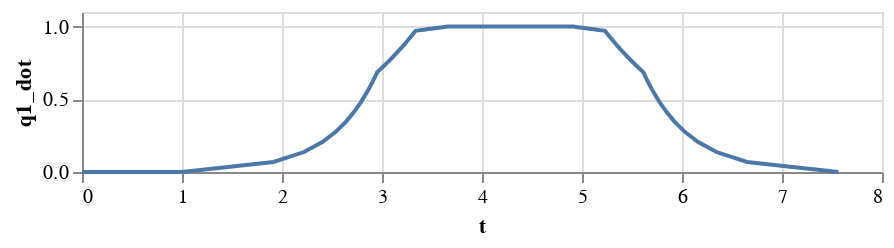

The notebook cell saved with this chart:
### Code cell
data = dataframe(q_dot_traj, q_dot_traj.get_segment_times(), ['q1_dot','q2_dot', 'q3_dot', 'q4_dot', 'q5_dot', 'q6_dot', 'q7_dot'])
alt.vconcat(alt.Chart(data).mark_line().encode(x='t', y='q1_dot').properties(height=80),)

### Figure 1 — Vega-Lite specification as saved in the notebook (floating-point values rounded to 4 significant figures)
{"config": {"view": {"continuousWidth": 400, "continuousHeight": 300}}, "vconcat": [{"mark": "line", "encoding": {"x": {"field": "t", "type": "quantitative"}, "y": {"field": "q1_dot", "type": "quantitative"}}, "height": 80}], "data": {"name": "data-120e2d0ddbd2c3fb5bf874a5c2e1b98b"}, "$schema": "https://vega.github.io/schema/vega-lite/v4.17.0.json", "datasets": {"data-120e2d0ddbd2c3fb5bf874a5c2e1b98b": [{"t": 0.0, "q1_dot": 0.0, "q2_dot": 0.0, "q3_dot": 0.0, "q4_dot": 0.0, "q5_dot": 0.0, "q6_dot": 0.0, "q7_dot": 0.0}, {"t": 1.0, "q1_dot": 0.0, "q2_dot": 0.0, "q3_dot": 0.0, "q4_dot": 0.0, "q5_dot": 0.0, "q6_dot": 0.0, "q7_dot": 0.0}, {"t": 1.915, "q1_dot": 0.06865, "q2_dot": 0.0, "q3_dot": 0.0, "q4_dot": 0.0, "q5_dot": 0.0, "q6_dot": 0.0, "q7_dot": 0.0}, {"t": 2.22, "q1_dot": 0.1373, "q2_dot": 0.0, "q3_dot": 0.0, "q4_dot": 0.0, "q5_dot": 0.0, "q6_dot": 0.0, "q7_dot": 0.0}, {"t": 2.403, "q1_dot": 0.2059, "q2_dot": 0.0, "q3_dot": 0.0, "q4_dot": 0.0, "q5_dot": 0.0, "q6_dot": 0.0, "q7_dot": 0.0}, {"t": 2.534, "q1_dot": 0.2746, "q2_dot": 0.0, "q3_dot": 0.0, "q4_dot": 0.0, "q5_dot": 0.0, "q6_dot": 0.0, "q7_dot": 0.0}, {"t": 2.636, "q1_dot": 0.3432, "q2_dot": 0.0, "q3_dot": 0.0, "q4_dot": 0.0, "q5_dot": 0.0, "q6_dot": 0.0, "q7_dot": 0.0}, {"t": 2.719, "q1_dot": 0.4119, "q2_dot": 0.0, "q3_dot": 0.0, "q4_dot": 0.0, "q5_dot": 0.0, "q6_dot": 0.0, "q7_dot": 0.0}, {"t": 2.79, "q1_dot": 0.4805, "q2_dot": 0.0, "q3_dot": 0.0, "q4_dot": 0.0, "q5_dot": 0.0, "q6_dot": 0.0, "q7_dot": 0.0}, {"t": 2.851, "q1_dot": 0.5492, "q2_dot": 0.0, "q3_dot": 0.0, "q4_dot": 0.0, "q5_dot": 0.0, "q6_dot": 0.0, "q7_dot": 0.0}, {"t": 2.904, "q1_dot": 0.6178, "q2_dot": 0.0, "q3_dot": 0.0, "q4_dot": 0.0, "q5_dot": 0.0, "q6_dot": 0.0, "q7_dot": 0.0}, {"t": 2.953, "q1_dot": 0.6865, "q2_dot": 0.0, "q3_dot": 0.0, "q4_dot": 0.0, "q5_dot": 0.0, "q6_dot": 0.0, "q7_dot": 0.0}, {"t": 2.997, "q1_dot": 0.7149, "q2_dot": 0.0, "q3_dot": 0.0, "q4_dot": 0.0, "q5_dot": 0.0, "q6_dot": 0.0, "q7_dot": 0.0}, {"t": 3.04, "q1_dot": 0.7433, "q2_dot": 0.0, "q3_dot": 0.0, "q4_dot": 0.0, "q5_dot": 0.0, "q6_dot": 0.0, "q7_dot": 0.0}, {"t": 3.082, "q1_dot": 0.7718, "q2_dot": 0.0, "q3_dot": 0.0, "q4_dot": 0.0, "q5_dot": 0.0, "q6_dot": 0.0, "q7_dot": 0.0}, {"t": 3.122, "q1_dot": 0.8002, "q2_dot": 0.0, "q3_dot": 0.0, "q4_dot": 0.0, "q5_dot": 0.0, "q6_dot": 0.0, "q7_dot": 0.0}, {"t": 3.16, "q1_dot": 0.8286, "q2_dot": 0.0, "q3_dot": 0.0, "q4_dot": 0.0, "q5_dot": 0.0, "q6_dot": 0.0, "q7_dot": 0.0}, {"t": 3.198, "q1_dot": 0.8571, "q2_dot": 0.0, "q3_dot": 0.0, "q4_dot": 0.0, "q5_dot": 0.0, "q6_dot": 0.0, "q7_dot": 0.0}, {"t": 3.234, "q1_dot": 0.8855, "q2_dot": 0.0, "q3_dot": 0.0, "q4_dot": 0.0, "q5_dot": 0.0, "q6_dot": 0.0, "q7_dot": 0.0}, {"t": 3.269, "q1_dot": 0.9139, "q2_dot": 0.0, "q3_dot": 0.0, "q4_dot": 0.0, "q5_dot": 0.0, "q6_dot": 0.0, "q7_dot": 0.0}, {"t": 3.303, "q1_dot": 0.9424, "q2_dot": 0.0, "q3_dot": 0.0, "q4_dot": 0.0, "q5_dot": 0.0, "q6_dot": 0.0, "q7_dot": 0.0}, {"t": 3.335, "q1_dot": 0.9708, "q2_dot": 0.0, "q3_dot": 0.0, "q4_dot": 0.0, "q5_dot": 0.0, "q6_dot": 0.0, "q7_dot": 0.0}, {"t": 3.368, "q1_dot": 0.9737, "q2_dot": 0.0, "q3_dot": 0.0, "q4_dot": 0.0, "q5_dot": 0.0, "q6_dot": 0.0, "q7_dot": 0.0}, {"t": 3.4, "q1_dot": 0.9767, "q2_dot": 0.0, "q3_dot": 0.0, "q4_dot": 0.0, "q5_dot": 0.0, "q6_dot": 0.0, "q7_dot": 0.0}, {"t": 3.432, "q1_dot": 0.9796, "q2_dot": 0.0, "q3_dot": 0.0, "q4_dot": 0.0, "q5_dot": 0.0, "q6_dot": 0.0, "q7_dot": 0.0}, {"t": 3.464, "q1_dot": 0.9825, "q2_dot": 0.0, "q3_dot": 0.0, "q4_dot": 0.0, "q5_dot": 0.0, "q6_dot": 0.0, "q7_dot": 0.0}, {"t": 3.496, "q1_dot": 0.9854, "q2_dot": 0.0, "q3_dot": 0.0, "q4_dot": 0.0, "q5_dot": 0.0, "q6_dot": 0.0, "q7_dot": 0.0}, {"t": 3.528, "q1_dot": 0.9883, "q2_dot": 0.0, "q3_dot": 0.0, "q4_dot": 0.0, "q5_dot": 0.0, "q6_dot": 0.0, "q7_dot": 0.0}, {"t": 3.56, "q1_dot": 0.9912, "q2_dot": 0.0, "q3_dot": 0.0, "q4_dot": 0.0, "q5_dot": 0.0, "q6_dot": 0.0, "q7_dot": 0.0}, {"t": 3.591, "q1_dot": 0.9942, "q2_dot": 0.0, "q3_dot": 0.0, "q4_dot": 0.0, "q5_dot": 0.0, "q6_dot": 0.0, "q7_dot": 0.0}, {"t": 3.623, "q1_dot": 0.9971, "q2_dot": 0.0, "q3_dot": 0.0, "q4_dot": 0.0, "q5_dot": 0.0, "q6_dot": 0.0, "q7_dot": 0.0}, {"t": 3.654, "q1_dot": 1.0, "q2_dot": 0.0, "q3_dot": 0.0, "q4_dot": 0.0, "q5_dot": 0.0, "q6_dot": 0.0, "q7_dot": 0.0}, {"t": 3.686, "q1_dot": 1.0, "q2_dot": 0.0, "q3_dot": 0.0, "q4_dot": 0.0, "q5_dot": 0.0, "q6_dot": 0.0, "q7_dot": 0.0}, {"t": 3.717, "q1_dot": 1.0, "q2_dot": 0.0, "q3_dot": 0.0, "q4_dot": 0.0, "q5_dot": 0.0, "q6_dot": 0.0, "q7_dot": 0.0}, {"t": 3.749, "q1_dot": 1.0, "q2_dot": 0.0, "q3_dot": 0.0, "q4_dot": 0.0, "q5_dot": 0.0, "q6_dot": 0.0, "q7_dot": 0.0}, {"t": 3.78, "q1_dot": 1.0, "q2_dot": 0.0, "q3_dot": 0.0, "q4_dot": 0.0, "q5_dot": 0.0, "q6_dot": 0.0, "q7_dot": 0.0}, {"t": 3.811, "q1_dot": 1.0, "q2_dot": 0.0, "q3_dot": 0.0, "q4_dot": 0.0, "q5_dot": 0.0, "q6_dot": 0.0, "q7_dot": 0.0}, {"t": 3.843, "q1_dot": 1.0, "q2_dot": 0.0, "q3_dot": 0.0, "q4_dot": 0.0, "q5_dot": 0.0, "q6_dot": 0.0, "q7_dot": 0.0}, {"t": 3.874, "q1_dot": 1.0, "q2_dot": 0.0, "q3_dot": 0.0, "q4_dot": 0.0, "q5_dot": 0.0, "q6_dot": 0.0, "q7_dot": 0.0}, {"t": 3.906, "q1_dot": 1.0, "q2_dot": 0.0, "q3_dot": 0.0, "q4_dot": 0.0, "q5_dot": 0.0, "q6_dot": 0.0, "q7_dot": 0.0}, {"t": 3.937, "q1_dot": 1.0, "q2_dot": 0.0, "q3_dot": 0.0, "q4_dot": 0.0, "q5_dot": 0.0, "q6_dot": 0.0, "q7_dot": 0.0}, {"t": 3.968, "q1_dot": 1.0, "q2_dot": 0.0, "q3_dot": 0.0, "q4_dot": 0.0, "q5_dot": 0.0, "q6_dot": 0.0, "q7_dot": 0.0}, {"t": 4.0, "q1_dot": 1.0, "q2_dot": 0.0, "q3_dot": 0.0, "q4_dot": 0.0, "q5_dot": 0.0, "q6_dot": 0.0, "q7_dot": 0.0}, {"t": 4.031, "q1_dot": 1.0, "q2_dot": 0.0, "q3_dot": 0.0, "q4_dot": 0.0, "q5_dot": 0.0, "q6_dot": 0.0, "q7_dot": 0.0}, {"t": 4.063, "q1_dot": 1.0, "q2_dot": 0.0, "q3_dot": 0.0, "q4_dot": 0.0, "q5_dot": 0.0, "q6_dot": 0.0, "q7_dot": 0.0}, {"t": 4.094, "q1_dot": 1.0, "q2_dot": 0.0, "q3_dot": 0.0, "q4_dot": 0.0, "q5_dot": 0.0, "q6_dot": 0.0, "q7_dot": 0.0}, {"t": 4.125, "q1_dot": 1.0, "q2_dot": 0.0, "q3_dot": 0.0, "q4_dot": 0.0, "q5_dot": 0.0, "q6_dot": 0.0, "q7_dot": 0.0}, {"t": 4.157, "q1_dot": 1.0, "q2_dot": 0.0, "q3_dot": 0.0, "q4_dot": 0.0, "q5_dot": 0.0, "q6_dot": 0.0, "q7_dot": 0.0}, {"t": 4.188, "q1_dot": 1.0, "q2_dot": 0.0, "q3_dot": 0.0, "q4_dot": 0.0, "q5_dot": 0.0, "q6_dot": 0.0, "q7_dot": 0.0}, {"t": 4.22, "q1_dot": 1.0, "q2_dot": 0.0, "q3_dot": 0.0, "q4_dot": 0.0, "q5_dot": 0.0, "q6_dot": 0.0, "q7_dot": 0.0}, {"t": 4.251, "q1_dot": 1.0, "q2_dot": 0.0, "q3_dot": 0.0, "q4_dot": 0.0, "q5_dot": 0.0, "q6_dot": 0.0, "q7_dot": 0.0}, {"t": 4.283, "q1_dot": 1.0, "q2_dot": 0.0, "q3_dot": 0.0, "q4_dot": 0.0, "q5_dot": 0.0, "q6_dot": 0.0, "q7_dot": 0.0}, {"t": 4.314, "q1_dot": 1.0, "q2_dot": 0.0, "q3_dot": 0.0, "q4_dot": 0.0, "q5_dot": 0.0, "q6_dot": 0.0, "q7_dot": 0.0}, {"t": 4.345, "q1_dot": 1.0, "q2_dot": 0.0, "q3_dot": 0.0, "q4_dot": 0.0, "q5_dot": 0.0, "q6_dot": 0.0, "q7_dot": 0.0}, {"t": 4.377, "q1_dot": 1.0, "q2_dot": 0.0, "q3_dot": 0.0, "q4_dot": 0.0, "q5_dot": 0.0, "q6_dot": 0.0, "q7_dot": 0.0}, {"t": 4.408, "q1_dot": 1.0, "q2_dot": 0.0, "q3_dot": 0.0, "q4_dot": 0.0, "q5_dot": 0.0, "q6_dot": 0.0, "q7_dot": 0.0}, {"t": 4.44, "q1_dot": 1.0, "q2_dot": 0.0, "q3_dot": 0.0, "q4_dot": 0.0, "q5_dot": 0.0, "q6_dot": 0.0, "q7_dot": 0.0}, {"t": 4.471, "q1_dot": 1.0, "q2_dot": 0.0, "q3_dot": 0.0, "q4_dot": 0.0, "q5_dot": 0.0, "q6_dot": 0.0, "q7_dot": 0.0}, {"t": 4.502, "q1_dot": 1.0, "q2_dot": 0.0, "q3_dot": 0.0, "q4_dot": 0.0, "q5_dot": 0.0, "q6_dot": 0.0, "q7_dot": 0.0}, {"t": 4.534, "q1_dot": 1.0, "q2_dot": 0.0, "q3_dot": 0.0, "q4_dot": 0.0, "q5_dot": 0.0, "q6_dot": 0.0, "q7_dot": 0.0}, {"t": 4.565, "q1_dot": 1.0, "q2_dot": 0.0, "q3_dot": 0.0, "q4_dot": 0.0, "q5_dot": 0.0, "q6_dot": 0.0, "q7_dot": 0.0}, {"t": 4.597, "q1_dot": 1.0, "q2_dot": 0.0, "q3_dot": 0.0, "q4_dot": 0.0, "q5_dot": 0.0, "q6_dot": 0.0, "q7_dot": 0.0}, {"t": 4.628, "q1_dot": 1.0, "q2_dot": 0.0, "q3_dot": 0.0, "q4_dot": 0.0, "q5_dot": 0.0, "q6_dot": 0.0, "q7_dot": 0.0}, {"t": 4.66, "q1_dot": 1.0, "q2_dot": 0.0, "q3_dot": 0.0, "q4_dot": 0.0, "q5_dot": 0.0, "q6_dot": 0.0, "q7_dot": 0.0}, {"t": 4.691, "q1_dot": 1.0, "q2_dot": 0.0, "q3_dot": 0.0, "q4_dot": 0.0, "q5_dot": 0.0, "q6_dot": 0.0, "q7_dot": 0.0}, {"t": 4.722, "q1_dot": 1.0, "q2_dot": 0.0, "q3_dot": 0.0, "q4_dot": 0.0, "q5_dot": 0.0, "q6_dot": 0.0, "q7_dot": 0.0}, {"t": 4.754, "q1_dot": 1.0, "q2_dot": 0.0, "q3_dot": 0.0, "q4_dot": 0.0, "q5_dot": 0.0, "q6_dot": 0.0, "q7_dot": 0.0}, {"t": 4.785, "q1_dot": 1.0, "q2_dot": 0.0, "q3_dot": 0.0, "q4_dot": 0.0, "q5_dot": 0.0, "q6_dot": 0.0, "q7_dot": 0.0}, {"t": 4.817, "q1_dot": 1.0, "q2_dot": 0.0, "q3_dot": 0.0, "q4_dot": 0.0, "q5_dot": 0.0, "q6_dot": 0.0, "q7_dot": 0.0}, {"t": 4.848, "q1_dot": 1.0, "q2_dot": 0.0, "q3_dot": 0.0, "q4_dot": 0.0, "q5_dot": 0.0, "q6_dot": 0.0, "q7_dot": 0.0}, {"t": 4.879, "q1_dot": 1.0, "q2_dot": 0.0, "q3_dot": 0.0, "q4_dot": 0.0, "q5_dot": 0.0, "q6_dot": 0.0, "q7_dot": 0.0}, {"t": 4.911, "q1_dot": 1.0, "q2_dot": 0.0, "q3_dot": 0.0, "q4_dot": 0.0, "q5_dot": 0.0, "q6_dot": 0.0, "q7_dot": 0.0}, {"t": 4.942, "q1_dot": 0.9971, "q2_dot": 0.0, "q3_dot": 0.0, "q4_dot": 0.0, "q5_dot": 0.0, "q6_dot": 0.0, "q7_dot": 0.0}, {"t": 4.974, "q1_dot": 0.9942, "q2_dot": 0.0, "q3_dot": 0.0, "q4_dot": 0.0, "q5_dot": 0.0, "q6_dot": 0.0, "q7_dot": 0.0}, {"t": 5.006, "q1_dot": 0.9912, "q2_dot": 0.0, "q3_dot": 0.0, "q4_dot": 0.0, "q5_dot": 0.0, "q6_dot": 0.0, "q7_dot": 0.0}, {"t": 5.037, "q1_dot": 0.9883, "q2_dot": 0.0, "q3_dot": 0.0, "q4_dot": 0.0, "q5_dot": 0.0, "q6_dot": 0.0, "q7_dot": 0.0}, {"t": 5.069, "q1_dot": 0.9854, "q2_dot": 0.0, "q3_dot": 0.0, "q4_dot": 0.0, "q5_dot": 0.0, "q6_dot": 0.0, "q7_dot": 0.0}, {"t": 5.101, "q1_dot": 0.9825, "q2_dot": 0.0, "q3_dot": 0.0, "q4_dot": 0.0, "q5_dot": 0.0, "q6_dot": 0.0, "q7_dot": 0.0}, {"t": 5.133, "q1_dot": 0.9796, "q2_dot": 0.0, "q3_dot": 0.0, "q4_dot": 0.0, "q5_dot": 0.0, "q6_dot": 0.0, "q7_dot": 0.0}, {"t": 5.165, "q1_dot": 0.9767, "q2_dot": 0.0, "q3_dot": 0.0, "q4_dot": 0.0, "q5_dot": 0.0, "q6_dot": 0.0, "q7_dot": 0.0}, {"t": 5.197, "q1_dot": 0.9737, "q2_dot": 0.0, "q3_dot": 0.0, "q4_dot": 0.0, "q5_dot": 0.0, "q6_dot": 0.0, "q7_dot": 0.0}, {"t": 5.23, "q1_dot": 0.9708, "q2_dot": 0.0, "q3_dot": 0.0, "q4_dot": 0.0, "q5_dot": 0.0, "q6_dot": 0.0, "q7_dot": 0.0}, {"t": 5.263, "q1_dot": 0.9424, "q2_dot": 0.0, "q3_dot": 0.0, "q4_dot": 0.0, "q5_dot": 0.0, "q6_dot": 0.0, "q7_dot": 0.0}, {"t": 5.296, "q1_dot": 0.9139, "q2_dot": 0.0, "q3_dot": 0.0, "q4_dot": 0.0, "q5_dot": 0.0, "q6_dot": 0.0, "q7_dot": 0.0}, {"t": 5.331, "q1_dot": 0.8855, "q2_dot": 0.0, "q3_dot": 0.0, "q4_dot": 0.0, "q5_dot": 0.0, "q6_dot": 0.0, "q7_dot": 0.0}, {"t": 5.367, "q1_dot": 0.8571, "q2_dot": 0.0, "q3_dot": 0.0, "q4_dot": 0.0, "q5_dot": 0.0, "q6_dot": 0.0, "q7_dot": 0.0}, {"t": 5.405, "q1_dot": 0.8286, "q2_dot": 0.0, "q3_dot": 0.0, "q4_dot": 0.0, "q5_dot": 0.0, "q6_dot": 0.0, "q7_dot": 0.0}, {"t": 5.443, "q1_dot": 0.8002, "q2_dot": 0.0, "q3_dot": 0.0, "q4_dot": 0.0, "q5_dot": 0.0, "q6_dot": 0.0, "q7_dot": 0.0}, {"t": 5.483, "q1_dot": 0.7718, "q2_dot": 0.0, "q3_dot": 0.0, "q4_dot": 0.0, "q5_dot": 0.0, "q6_dot": 0.0, "q7_dot": 0.0}, {"t": 5.525, "q1_dot": 0.7433, "q2_dot": 0.0, "q3_dot": 0.0, "q4_dot": 0.0, "q5_dot": 0.0, "q6_dot": 0.0, "q7_dot": 0.0}, {"t": 5.568, "q1_dot": 0.7149, "q2_dot": 0.0, "q3_dot": 0.0, "q4_dot": 0.0, "q5_dot": 0.0, "q6_dot": 0.0, "q7_dot": 0.0}, {"t": 5.613, "q1_dot": 0.6865, "q2_dot": 0.0, "q3_dot": 0.0, "q4_dot": 0.0, "q5_dot": 0.0, "q6_dot": 0.0, "q7_dot": 0.0}, {"t": 5.661, "q1_dot": 0.6178, "q2_dot": 0.0, "q3_dot": 0.0, "q4_dot": 0.0, "q5_dot": 0.0, "q6_dot": 0.0, "q7_dot": 0.0}, {"t": 5.715, "q1_dot": 0.5492, "q2_dot": 0.0, "q3_dot": 0.0, "q4_dot": 0.0, "q5_dot": 0.0, "q6_dot": 0.0, "q7_dot": 0.0}, {"t": 5.776, "q1_dot": 0.4805, "q2_dot": 0.0, "q3_dot": 0.0, "q4_dot": 0.0, "q5_dot": 0.0, "q6_dot": 0.0, "q7_dot": 0.0}, {"t": 5.846, "q1_dot": 0.4119, "q2_dot": 0.0, "q3_dot": 0.0, "q4_dot": 0.0, "q5_dot": 0.0, "q6_dot": 0.0, "q7_dot": 0.0}, {"t": 5.929, "q1_dot": 0.3432, "q2_dot": 0.0, "q3_dot": 0.0, "q4_dot": 0.0, "q5_dot": 0.0, "q6_dot": 0.0, "q7_dot": 0.0}, {"t": 6.031, "q1_dot": 0.2746, "q2_dot": 0.0, "q3_dot": 0.0, "q4_dot": 0.0, "q5_dot": 0.0, "q6_dot": 0.0, "q7_dot": 0.0}, {"t": 6.162, "q1_dot": 0.2059, "q2_dot": 0.0, "q3_dot": 0.0, "q4_dot": 0.0, "q5_dot": 0.0, "q6_dot": 0.0, "q7_dot": 0.0}, {"t": 6.345, "q1_dot": 0.1373, "q2_dot": 0.0, "q3_dot": 0.0, "q4_dot": 0.0, "q5_dot": 0.0, "q6_dot": 0.0, "q7_dot": 0.0}, {"t": 6.65, "q1_dot": 0.06865, "q2_dot": 0.0, "q3_dot": 0.0, "q4_dot": 0.0, "q5_dot": 0.0, "q6_dot": 0.0, "q7_dot": 0.0}, {"t": 7.565, "q1_dot": 0.0, "q2_dot": 0.0, "q3_dot": 0.0, "q4_dot": 0.0, "q5_dot": 0.0, "q6_dot": 0.0, "q7_dot": 0.0}]}}
